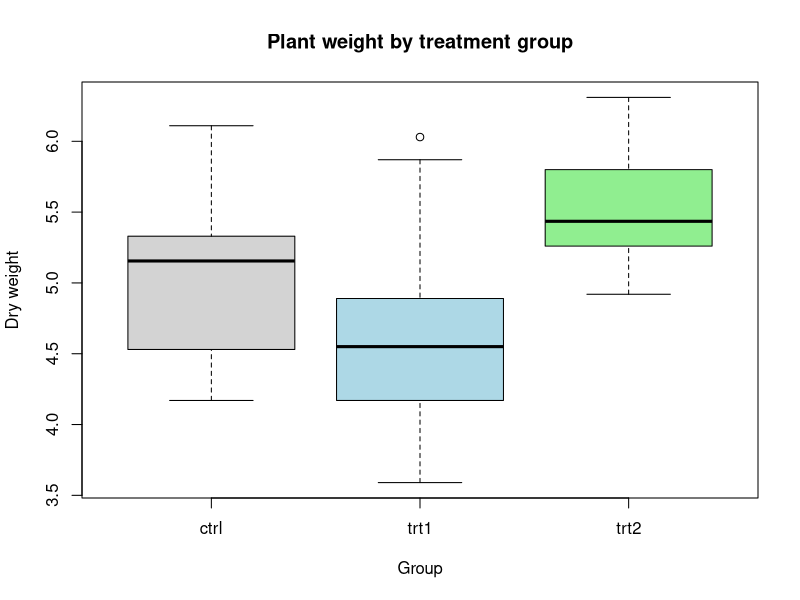
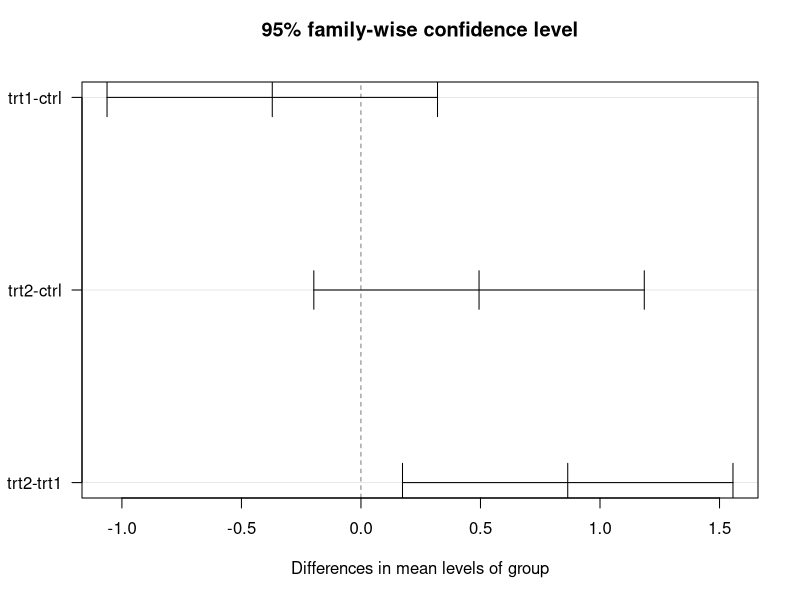
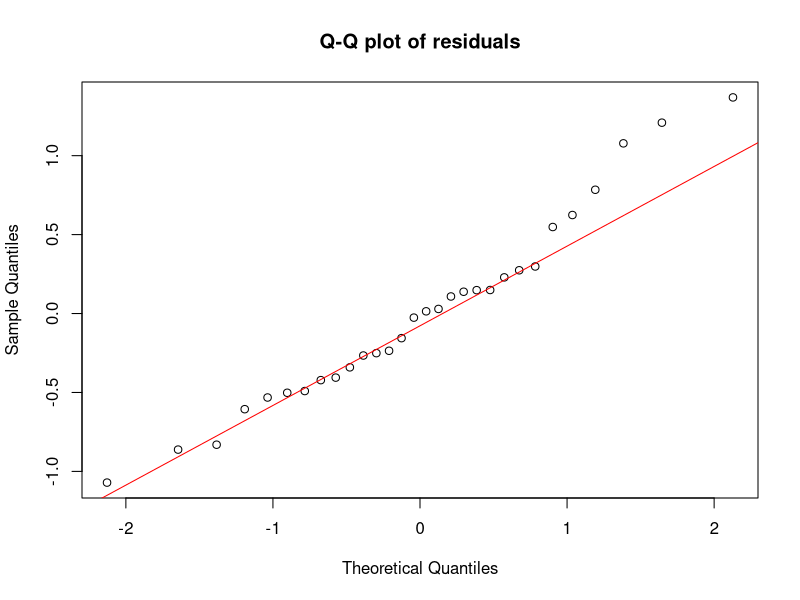

The R script that drew these images, in order:
############################################################
#  FILE 3 : ONE WAY ANOVA  (Analysis of Variance)
#
#  Question answered :
#     "Do THREE or more groups have the same mean ?"
#
#  Why not just run many t tests ?
#     With 3 groups you would need 3 t tests, with 5 groups
#     10 tests. Every extra test raises the chance of a
#     false positive. ANOVA tests all groups at once.
#
#  Topics
#    1. The data  (built-in PlantGrowth data set)
#    2. Look at the data first
#    3. Run the ANOVA
#    4. Understand the ANOVA table
#    5. Which groups differ ?  (Tukey post-hoc test)
#    6. Check the assumptions
############################################################


############################################################
#  1. THE DATA
############################################################
#
#  PlantGrowth ships with R. 30 plants were grown under
#  three conditions and their dry weight was measured.
#
#     weight : dry weight of the plant  (numeric)
#     group  : ctrl  = control
#              trt1  = treatment 1
#              trt2  = treatment 2
#
#  H0 : mean_ctrl = mean_trt1 = mean_trt2
#  H1 : at least ONE group mean is different

data("PlantGrowth")
plants <- PlantGrowth

cat("=============================================\n")
cat(" 1. THE DATA\n")
cat("=============================================\n")
str(plants)
head(plants)


############################################################
#  2. LOOK AT THE DATA FIRST
############################################################
#
#  Always look before you test. A box plot and the group
#  means already tell most of the story.

cat("\n=============================================\n")
cat(" 2. DESCRIPTIVE STATISTICS\n")
cat("=============================================\n")

# Mean, SD and count for each group
group_summary <- aggregate(weight ~ group, data = plants,
                           FUN = function(x) c(mean = mean(x),
                                               sd   = sd(x),
                                               n    = length(x)))
print(group_summary)

# Box plot : one box per group
boxplot(weight ~ group, data = plants,
        col  = c("lightgray", "lightblue", "lightgreen"),
        main = "Plant weight by treatment group",
        xlab = "Group", ylab = "Dry weight")


############################################################
#  3. RUN THE ANOVA
############################################################
#
#  aov() fits the model.  The formula reads
#       weight  ~  group
#  "explain weight by group".

cat("\n=============================================\n")
cat(" 3. ONE WAY ANOVA\n")
cat("=============================================\n")

model_anova <- aov(weight ~ group, data = plants)

# summary() prints the ANOVA table
anova_table <- summary(model_anova)
print(anova_table)


############################################################
#  4. HOW TO READ THE ANOVA TABLE
############################################################
#
#  Column     Meaning
#  --------   ------------------------------------------------
#  Df         degrees of freedom
#               group     : k - 1  (k = number of groups)
#               Residuals : N - k  (N = total observations)
#  Sum Sq     sum of squares
#               group     : variation BETWEEN group means
#               Residuals : variation WITHIN groups (noise)
#  Mean Sq    Sum Sq / Df
#  F value    Mean Sq(group) / Mean Sq(Residuals)
#               large F  ->  between-group differences are big
#                            compared to the noise
#  Pr(>F)     the p-value
#
#  Let us pull the p-value out and decide.

p_value <- anova_table[[1]][["Pr(>F)"]][1]
cat("\n  F statistic =", round(anova_table[[1]][["F value"]][1], 3), "\n")
cat("  p-value     =", round(p_value, 4), "\n")

if (p_value < 0.05) {
  cat("  -> REJECT H0 : at least one group mean is different.\n")
} else {
  cat("  -> Do NOT reject H0 : no evidence of a difference.\n")
}


############################################################
#  5. WHICH GROUPS DIFFER ?  (post-hoc test)
############################################################
#
#  ANOVA only says "SOMETHING is different". It does not say
#  WHICH pairs differ. For that we use a post-hoc test.
#
#  Tukey HSD (Honest Significant Difference) compares every
#  pair of groups and adjusts the p-values so that the overall
#  false-positive rate stays at 5 %.

cat("\n=============================================\n")
cat(" 5. TUKEY POST-HOC TEST\n")
cat("=============================================\n")

tukey <- TukeyHSD(model_anova)
print(tukey)

#  How to read it :
#    diff   : difference between the two group means
#    lwr/upr: 95 % confidence interval for that difference
#    p adj  : adjusted p-value.  < 0.05  ->  the pair differs
#
#  If the confidence interval contains 0, the pair is NOT
#  significantly different.

# Visual version : intervals that do not cross the dashed
# zero line are significant.
plot(tukey, las = 1)


############################################################
#  6. CHECK THE ASSUMPTIONS
############################################################
#
#  ANOVA assumes :
#    (a) the residuals are roughly normal
#    (b) each group has roughly the same variance
#    (c) observations are independent (design issue, not
#        something we can test here)

cat("\n=============================================\n")
cat(" 6. ASSUMPTION CHECKS\n")
cat("=============================================\n")

# --- (a) Normality of residuals ----------------------------
#  Shapiro-Wilk test.  H0 : residuals are normal.
#  A p-value ABOVE 0.05 is what we want here.
shapiro_result <- shapiro.test(residuals(model_anova))
print(shapiro_result)

# Q-Q plot : points should lie close to the straight line
qqnorm(residuals(model_anova), main = "Q-Q plot of residuals")
qqline(residuals(model_anova), col = "red")

# --- (b) Equal variances -----------------------------------
#  Bartlett test.  H0 : all group variances are equal.
#  Again a p-value ABOVE 0.05 is good news.
bartlett_result <- bartlett.test(weight ~ group, data = plants)
print(bartlett_result)

# If variances are NOT equal, use Welch ANOVA instead :
oneway.test(weight ~ group, data = plants, var.equal = FALSE)

# If residuals are NOT normal, use the Kruskal-Wallis test,
# a non-parametric alternative to one way ANOVA :
kruskal.test(weight ~ group, data = plants)


############################################################
#  7. SUMMARY
############################################################
#
#  Step                       R code
#  -------------------------  ----------------------------------
#  Fit the model              m <- aov(y ~ group, data = d)
#  ANOVA table                summary(m)
#  Which pairs differ         TukeyHSD(m)
#  Normality of residuals     shapiro.test(residuals(m))
#  Equal variances            bartlett.test(y ~ group, data = d)
#  Unequal variances          oneway.test(..., var.equal = FALSE)
#  Non-parametric             kruskal.test(y ~ group, data = d)
#
#  Continue with FILE 4 for Two Way ANOVA (two factors).
############################################################
